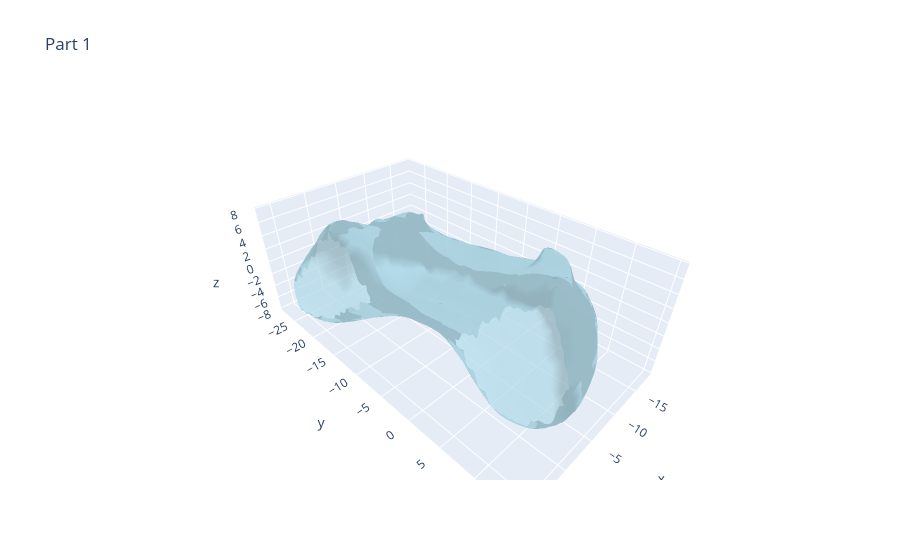
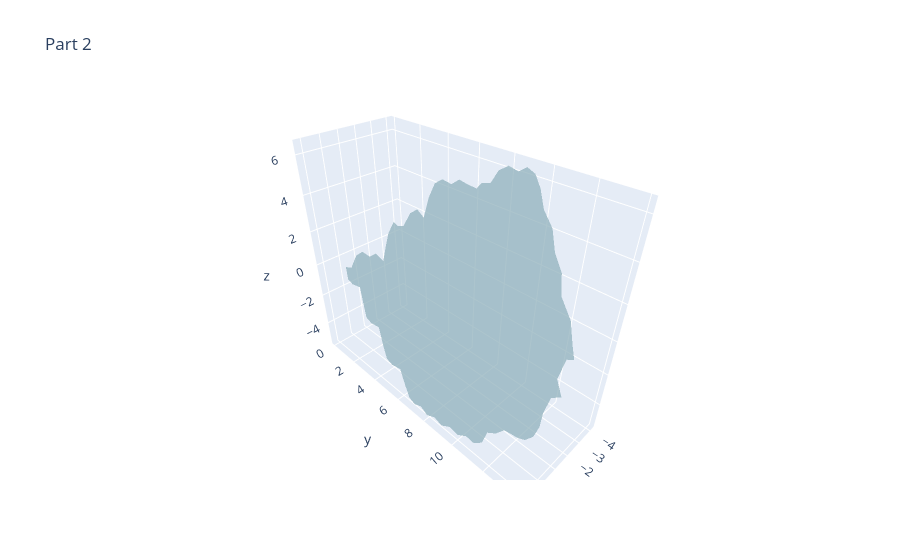
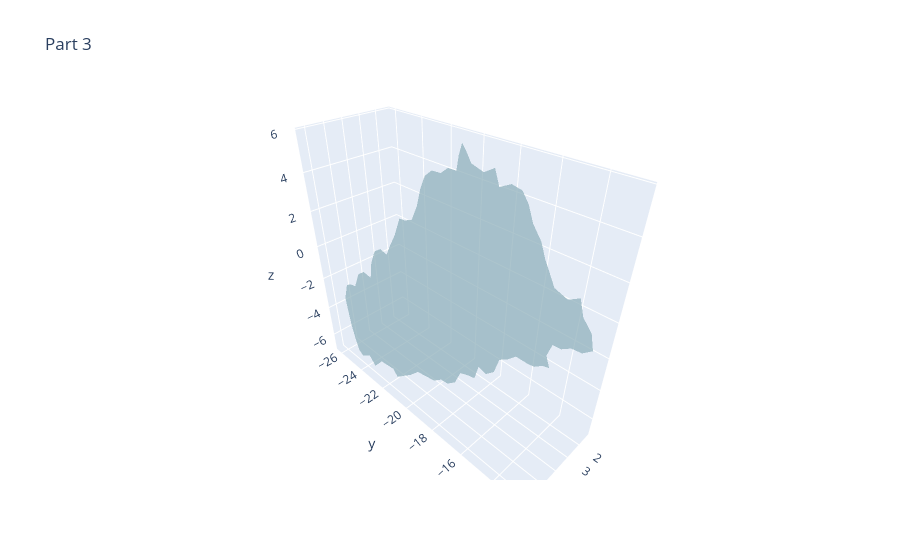
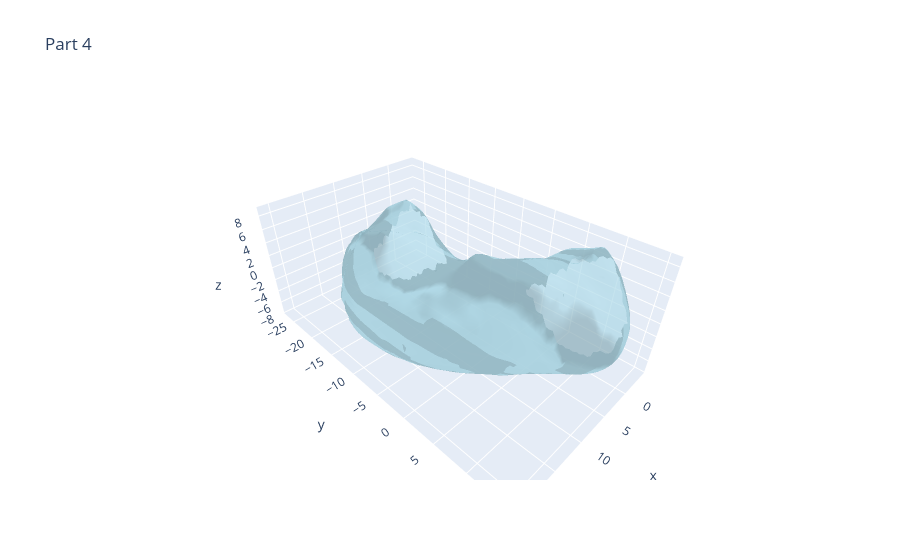

The notebook cell saved with these charts, in order:
### Code cell
import trimesh
import plotly.graph_objects as go
from IPython.display import display

mesh_path = "../Meshes/Onion_OBJ/Ac_DA_1_2.obj"
mesh = trimesh.load(mesh_path, process=False)

# Split mesh into parts (submeshes)
parts = mesh.split(only_watertight=False)
print(f"Number of parts: {len(parts)}")

# Visualize each part separately with Plotly
for i, part in enumerate(parts):
    verts = part.vertices
    faces = part.faces
    x, y, z = verts[:,0], verts[:,1], verts[:,2]
    fig = go.Figure(data=[go.Mesh3d(
        x=x, y=y, z=z,
        i=faces[:,0], j=faces[:,1], k=faces[:,2],
        opacity=0.7,
        color='lightblue'
    )])
    fig.update_layout(title=f"Part {i+1}", scene_aspectmode='data')
    display(fig)

### Figure 1 — Plotly figure (JSON) as saved in the notebook; plotly's stock layout.template omitted (floating-point values rounded to 4 significant figures; data arrays with more than 128 entries replaced by an {"elided": "..."} marker saying what was removed)
{"data": [{"color": "lightblue", "i": {"elided": "13670 int values"}, "j": {"elided": "13670 int values"}, "k": {"elided": "13670 int values"}, "opacity": 0.7, "type": "mesh3d", "x": {"elided": "6911 float values"}, "y": {"elided": "6911 float values"}, "z": {"elided": "6911 float values"}}], "layout": {"scene": {"aspectmode": "data"}, "title": {"text": "Part 1"}}}

### Figure 2 — Plotly figure (JSON) as saved in the notebook; plotly's stock layout.template omitted (floating-point values rounded to 4 significant figures; data arrays with more than 128 entries replaced by an {"elided": "..."} marker saying what was removed)
{"data": [{"color": "lightblue", "i": {"elided": "559 int values"}, "j": {"elided": "559 int values"}, "k": {"elided": "559 int values"}, "opacity": 0.7, "type": "mesh3d", "x": {"elided": "317 float values"}, "y": {"elided": "317 float values"}, "z": {"elided": "317 float values"}}], "layout": {"scene": {"aspectmode": "data"}, "title": {"text": "Part 2"}}}

### Figure 3 — Plotly figure (JSON) as saved in the notebook; plotly's stock layout.template omitted (floating-point values rounded to 4 significant figures; data arrays with more than 128 entries replaced by an {"elided": "..."} marker saying what was removed)
{"data": [{"color": "lightblue", "i": {"elided": "587 int values"}, "j": {"elided": "587 int values"}, "k": {"elided": "587 int values"}, "opacity": 0.7, "type": "mesh3d", "x": {"elided": "334 float values"}, "y": {"elided": "334 float values"}, "z": {"elided": "334 float values"}}], "layout": {"scene": {"aspectmode": "data"}, "title": {"text": "Part 3"}}}

### Figure 4 — Plotly figure (JSON) as saved in the notebook; plotly's stock layout.template omitted (floating-point values rounded to 4 significant figures; data arrays with more than 128 entries replaced by an {"elided": "..."} marker saying what was removed)
{"data": [{"color": "lightblue", "i": {"elided": "13914 int values"}, "j": {"elided": "13914 int values"}, "k": {"elided": "13914 int values"}, "opacity": 0.7, "type": "mesh3d", "x": {"elided": "7033 float values"}, "y": {"elided": "7033 float values"}, "z": {"elided": "7033 float values"}}], "layout": {"scene": {"aspectmode": "data"}, "title": {"text": "Part 4"}}}
